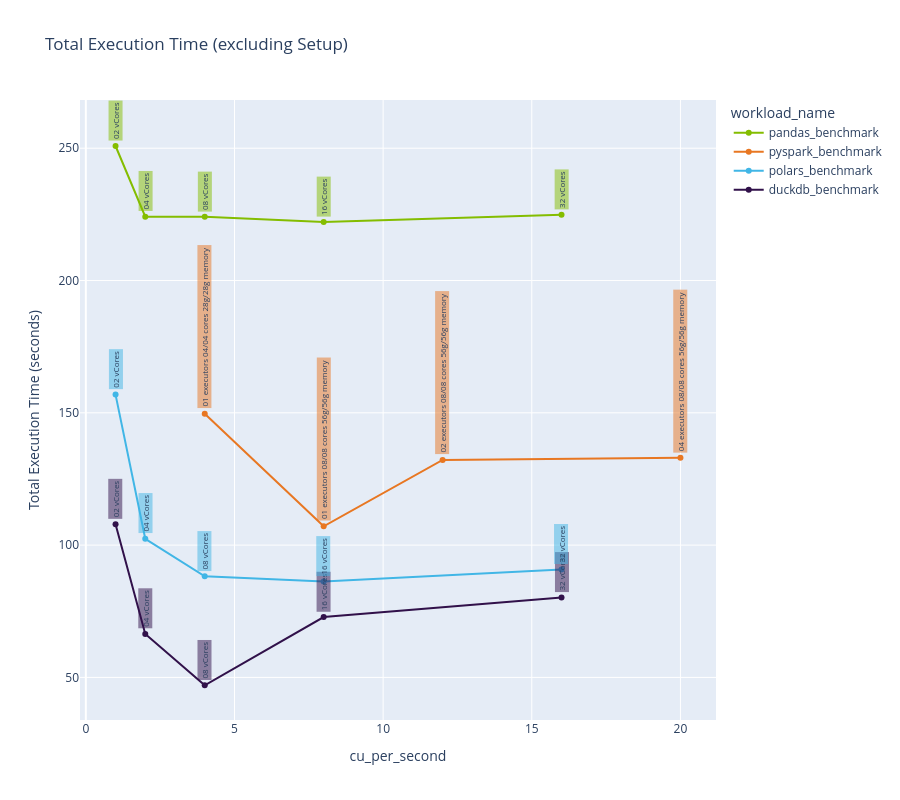

Notebook code cell kept with this figure:
### Markdown cell above
The line chart below shows median execution times for each engine running on different configurations, with CUs per second as a common measure of environment size and cost.

Key observations:

- The execution time of all engines initially decreases as more cores/memory is made available, but there appears to be a "sweet spot" beyond which execution times plateau or even increase slightly.
- This highlights a key point: throwing more infrastructure resources at a process will not necessarily make it faster—it could actually make it slower!
- At comparable CU levels (e.g., 4 CUs), DuckDB and Polars on Python notebooks significantly outperform PySpark on Spark notebooks.

### Code cell
fig = px.line(sumamrised_overall_benchmarks_excluding_start_and_setup, 
             x="cu_per_second",
             y="median_execution_time",
             color="workload_name",
             markers=True,
             title="Total Execution Time (excluding Setup)",
             category_orders={
                 "cu_per_second": [1, 2, 4, 8, 12, 16, 20],
                 "workload_name": ["pandas_benchmark", "pyspark_benchmark", "polars_benchmark", "duckdb_benchmark"]
                 }
             )

# Map workload colors (from my_palette) with 50% transparency
workload_colors = {
    "pandas_benchmark": "rgba(132, 189, 0, 0.5)",     # #84BD00
    "pyspark_benchmark": "rgba(232, 119, 34, 0.5)",   # #E87722
    "polars_benchmark": "rgba(65, 182, 230, 0.5)",    # #41B6E6
    "duckdb_benchmark": "rgba(49, 17, 74, 0.5)",      # #31114A
}

for row in sumamrised_overall_benchmarks_excluding_start_and_setup.iter_rows(named=True):
    fig.add_annotation(
        x=row["cu_per_second"],
        y=row["median_execution_time"],
        text=row["configuration"],
        textangle=-90,
        showarrow=False,
        yanchor="bottom",
        yshift=5,
        font=dict(size=8),
        bgcolor=workload_colors.get(row["workload_name"], "rgba(255,255,255,0.5)")
    )

fig.update_layout(
    yaxis_title="Total Execution Time (seconds)"
)


fig.show(config={"toImageButtonOptions": {"format": "png", "scale": 2, "filename": "chart4", "width": 1920, "height": 1080}})

### Figure 1 — Plotly figure (JSON) as saved in the notebook; plotly's stock layout.template omitted (floating-point values rounded to 4 significant figures)
{"data": [{"hovertemplate": "workload_name=pandas_benchmark<br>cu_per_second=%{x}<br>median_execution_time=%{y}<extra></extra>", "legendgroup": "pandas_benchmark", "line": {"color": "#84BD00", "dash": "solid"}, "marker": {"symbol": "circle"}, "mode": "lines+markers", "name": "pandas_benchmark", "orientation": "v", "showlegend": true, "type": "scatter", "x": [1, 2, 4, 8, 16], "xaxis": "x", "y": [250.8, 224.1, 224.1, 222.1, 224.8], "yaxis": "y"}, {"hovertemplate": "workload_name=pyspark_benchmark<br>cu_per_second=%{x}<br>median_execution_time=%{y}<extra></extra>", "legendgroup": "pyspark_benchmark", "line": {"color": "#E87722", "dash": "solid"}, "marker": {"symbol": "circle"}, "mode": "lines+markers", "name": "pyspark_benchmark", "orientation": "v", "showlegend": true, "type": "scatter", "x": [4, 8, 12, 20], "xaxis": "x", "y": [149.6, 107.1, 132.2, 133.0], "yaxis": "y"}, {"hovertemplate": "workload_name=polars_benchmark<br>cu_per_second=%{x}<br>median_execution_time=%{y}<extra></extra>", "legendgroup": "polars_benchmark", "line": {"color": "#41B6E6", "dash": "solid"}, "marker": {"symbol": "circle"}, "mode": "lines+markers", "name": "polars_benchmark", "orientation": "v", "showlegend": true, "type": "scatter", "x": [1, 2, 4, 8, 16], "xaxis": "x", "y": [156.9, 102.4, 88.2, 86.28, 90.79], "yaxis": "y"}, {"hovertemplate": "workload_name=duckdb_benchmark<br>cu_per_second=%{x}<br>median_execution_time=%{y}<extra></extra>", "legendgroup": "duckdb_benchmark", "line": {"color": "#31114A", "dash": "solid"}, "marker": {"symbol": "circle"}, "mode": "lines+markers", "name": "duckdb_benchmark", "orientation": "v", "showlegend": true, "type": "scatter", "x": [1, 2, 4, 8, 16], "xaxis": "x", "y": [107.9, 66.41, 47.04, 72.79, 80.18], "yaxis": "y"}], "layout": {"annotations": [{"bgcolor": "rgba(232, 119, 34, 0.5)", "font": {"size": 8}, "showarrow": false, "text": "01 executors 04/04 cores 28g/28g memory", "textangle": -90, "x": 4, "y": 149.6, "yanchor": "bottom", "yshift": 5}, {"bgcolor": "rgba(232, 119, 34, 0.5)", "font": {"size": 8}, "showarrow": false, "text": "01 executors 08/08 cores 56g/56g memory", "textangle": -90, "x": 8, "y": 107.1, "yanchor": "bottom", "yshift": 5}, {"bgcolor": "rgba(232, 119, 34, 0.5)", "font": {"size": 8}, "showarrow": false, "text": "02 executors 08/08 cores 56g/56g memory", "textangle": -90, "x": 12, "y": 132.2, "yanchor": "bottom", "yshift": 5}, {"bgcolor": "rgba(232, 119, 34, 0.5)", "font": {"size": 8}, "showarrow": false, "text": "04 executors 08/08 cores 56g/56g memory", "textangle": -90, "x": 20, "y": 133.0, "yanchor": "bottom", "yshift": 5}, {"bgcolor": "rgba(49, 17, 74, 0.5)", "font": {"size": 8}, "showarrow": false, "text": "02 vCores", "textangle": -90, "x": 1, "y": 107.9, "yanchor": "bottom", "yshift": 5}, {"bgcolor": "rgba(132, 189, 0, 0.5)", "font": {"size": 8}, "showarrow": false, "text": "02 vCores", "textangle": -90, "x": 1, "y": 250.8, "yanchor": "bottom", "yshift": 5}, {"bgcolor": "rgba(65, 182, 230, 0.5)", "font": {"size": 8}, "showarrow": false, "text": "02 vCores", "textangle": -90, "x": 1, "y": 156.9, "yanchor": "bottom", "yshift": 5}, {"bgcolor": "rgba(49, 17, 74, 0.5)", "font": {"size": 8}, "showarrow": false, "text": "04 vCores", "textangle": -90, "x": 2, "y": 66.41, "yanchor": "bottom", "yshift": 5}, {"bgcolor": "rgba(132, 189, 0, 0.5)", "font": {"size": 8}, "showarrow": false, "text": "04 vCores", "textangle": -90, "x": 2, "y": 224.1, "yanchor": "bottom", "yshift": 5}, {"bgcolor": "rgba(65, 182, 230, 0.5)", "font": {"size": 8}, "showarrow": false, "text": "04 vCores", "textangle": -90, "x": 2, "y": 102.4, "yanchor": "bottom", "yshift": 5}, {"bgcolor": "rgba(49, 17, 74, 0.5)", "font": {"size": 8}, "showarrow": false, "text": "08 vCores", "textangle": -90, "x": 4, "y": 47.04, "yanchor": "bottom", "yshift": 5}, {"bgcolor": "rgba(132, 189, 0, 0.5)", "font": {"size": 8}, "showarrow": false, "text": "08 vCores", "textangle": -90, "x": 4, "y": 224.1, "yanchor": "bottom", "yshift": 5}, {"bgcolor": "rgba(65, 182, 230, 0.5)", "font": {"size": 8}, "showarrow": false, "text": "08 vCores", "textangle": -90, "x": 4, "y": 88.2, "yanchor": "bottom", "yshift": 5}, {"bgcolor": "rgba(49, 17, 74, 0.5)", "font": {"size": 8}, "showarrow": false, "text": "16 vCores", "textangle": -90, "x": 8, "y": 72.79, "yanchor": "bottom", "yshift": 5}, {"bgcolor": "rgba(132, 189, 0, 0.5)", "font": {"size": 8}, "showarrow": false, "text": "16 vCores", "textangle": -90, "x": 8, "y": 222.1, "yanchor": "bottom", "yshift": 5}, {"bgcolor": "rgba(65, 182, 230, 0.5)", "font": {"size": 8}, "showarrow": false, "text": "16 vCores", "textangle": -90, "x": 8, "y": 86.28, "yanchor": "bottom", "yshift": 5}, {"bgcolor": "rgba(49, 17, 74, 0.5)", "font": {"size": 8}, "showarrow": false, "text": "32 vCores", "textangle": -90, "x": 16, "y": 80.18, "yanchor": "bottom", "yshift": 5}, {"bgcolor": "rgba(132, 189, 0, 0.5)", "font": {"size": 8}, "showarrow": false, "text": "32 vCores", "textangle": -90, "x": 16, "y": 224.8, "yanchor": "bottom", "yshift": 5}, {"bgcolor": "rgba(65, 182, 230, 0.5)", "font": {"size": 8}, "showarrow": false, "text": "32 vCores", "textangle": -90, "x": 16, "y": 90.79, "yanchor": "bottom", "yshift": 5}], "height": 800, "legend": {"title": {"text": "workload_name"}, "tracegroupgap": 0}, "title": {"text": "Total Execution Time (excluding Setup)"}, "xaxis": {"anchor": "y", "categoryarray": [1, 2, 4, 8, 12, 16, 20], "categoryorder": "array", "domain": [0, 1], "title": {"text": "cu_per_second"}}, "yaxis": {"anchor": "x", "domain": [0, 1], "title": {"text": "Total Execution Time (seconds)"}}}}
